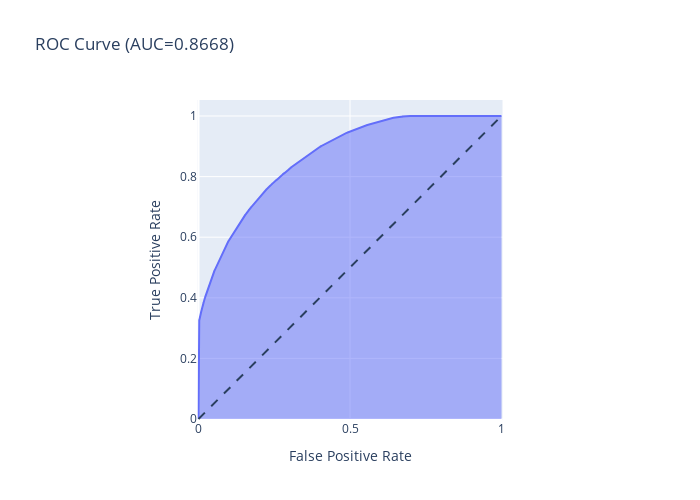

The code cell stored with this chart in its notebook:
### Code cell
# Calculate the (1) false positive rate, (2) true positive rate, and (3) thresholds
bbc_y_predict_proba_formatted = list(bbc_y_predict_proba_formatted) # converting to list
fpr, tpr, thresholds = roc_curve(y_test, bbc_y_predict_proba_formatted)

# Plotting the chart
fig = px.area(
    x=fpr, y=tpr,
    title=f'ROC Curve (AUC={auc(fpr, tpr):.4f})',
    labels=dict(x='False Positive Rate', y='True Positive Rate'),
    width=700, height=500
)

# This part is just for formatting & adding the dash-line 
fig.add_shape(
    type='line', line=dict(dash='dash'),
    x0=0, x1=1, y0=0, y1=1
)
fig.update_yaxes(scaleanchor="x", scaleratio=1)
fig.update_xaxes(constrain='domain')

fig.show()

### Figure 1 — Plotly figure (JSON) as saved in the notebook; plotly's stock layout.template omitted (floating-point values rounded to 4 significant figures; data arrays with more than 128 entries replaced by an {"elided": "..."} marker saying what was removed)
{"data": [{"fillpattern": {"shape": ""}, "hovertemplate": "False Positive Rate=%{x}<br>True Positive Rate=%{y}<extra></extra>", "legendgroup": "", "line": {"color": "#636efa"}, "marker": {"symbol": "circle"}, "mode": "lines", "name": "", "orientation": "v", "showlegend": false, "stackgroup": "1", "type": "scatter", "x": {"elided": "18315 float values"}, "xaxis": "x", "y": {"elided": "18315 float values"}, "yaxis": "y"}], "layout": {"height": 500, "legend": {"tracegroupgap": 0}, "shapes": [{"line": {"dash": "dash"}, "type": "line", "x0": 0, "x1": 1, "y0": 0, "y1": 1}], "title": {"text": "ROC Curve (AUC=0.8668)"}, "width": 700, "xaxis": {"anchor": "y", "constrain": "domain", "domain": [0, 1], "title": {"text": "False Positive Rate"}}, "yaxis": {"anchor": "x", "domain": [0, 1], "scaleanchor": "x", "scaleratio": 1, "title": {"text": "True Positive Rate"}}}}
